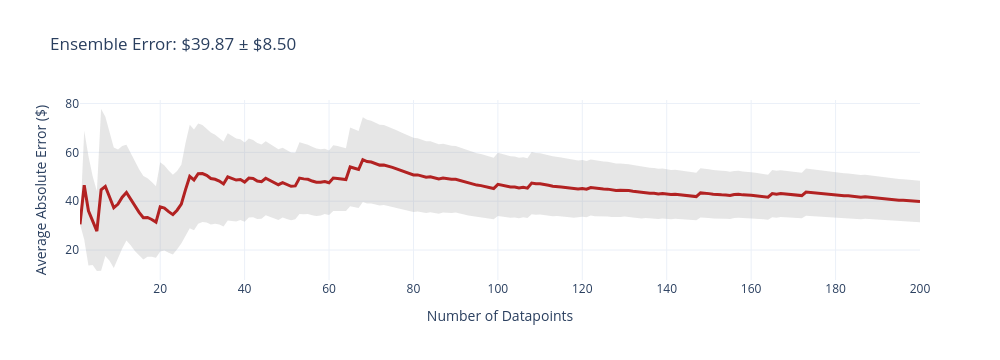
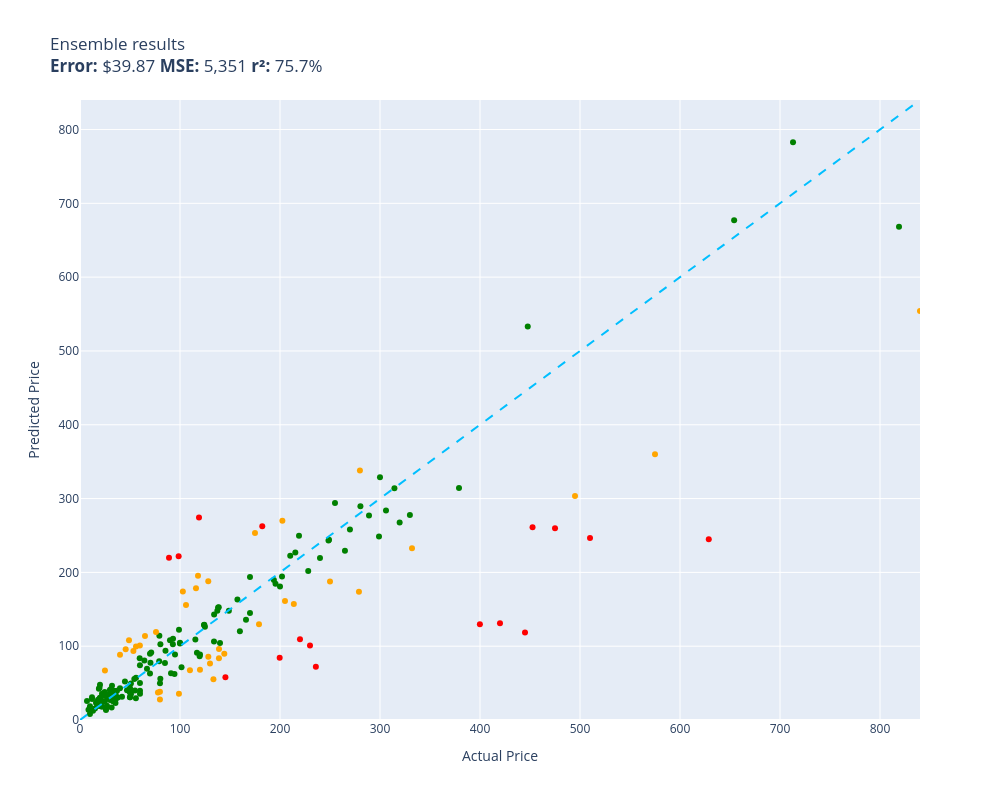

These figures' notebook cell, in order:
### Code cell
evaluate(ensemble, test)

### Figure 1 — Plotly figure (JSON) as saved in the notebook; plotly's stock layout.template omitted (floating-point values rounded to 4 significant figures; data arrays with more than 128 entries replaced by an {"elided": "..."} marker saying what was removed)
{"data": [{"fill": "toself", "fillcolor": "rgba(128,128,128,0.2)", "hoverinfo": "skip", "line": {"color": "rgba(255,255,255,0)"}, "name": "95% CI", "showlegend": false, "type": "scatter", "x": {"elided": "400 int values"}, "y": {"elided": "400 float values"}}, {"customdata": {"elided": "200x1 float values"}, "hovertemplate": "n=%{x}<br>Avg Error=$%{y:,.2f}<br>±95% CI=$%{customdata[0]:,.2f}<extra></extra>", "line": {"color": "firebrick", "width": 3}, "mode": "lines", "name": "Cumulative Avg Error", "type": "scatter", "x": {"elided": "200 int values"}, "y": {"elided": "200 float values"}}], "layout": {"height": 360, "showlegend": false, "title": {"text": "Ensemble Error: $39.87 ± $8.50"}, "width": 1000, "xaxis": {"title": {"text": "Number of Datapoints"}}, "yaxis": {"title": {"text": "Average Absolute Error ($)"}}}}

### Figure 2 — Plotly figure (JSON) as saved in the notebook; plotly's stock layout.template omitted (floating-point values rounded to 4 significant figures; data arrays with more than 128 entries replaced by an {"elided": "..."} marker saying what was removed)
{"data": [{"customdata": {"elided": "146x1 str values"}, "hovertemplate": "%{customdata[0]}<extra></extra>", "legendgroup": "green", "marker": {"color": "green", "size": 6, "symbol": "circle"}, "mode": "markers", "name": "green", "orientation": "v", "showlegend": true, "type": "scatter", "x": {"elided": "146 float values"}, "xaxis": "x", "y": {"elided": "146 float values"}, "yaxis": "y"}, {"customdata": [["telpo Headlight Assembly Fit For 15 Camr...\nGuess=$178.60 Actual=$115.99"], ["SuppliesOutlet Compatible Toner Cartridg...\nGuess=$89.67 Actual=$144.29"], ["SKB iSeries 3i-13096-6KP Case for BlackM...\nGuess=$253.38 Actual=$174.99"], ["Bam Trekking 3027SB Single Black Clarine...\nGuess=$232.83 Actual=$332.00"], ["Mini PC, Kinupute Desktop Computer E3-12...\nGuess=$303.61 Actual=$495.00"], ["Clementoni 39132.5 Jigsaw Puzzle 1,000 P...\nGuess=$27.66 Actual=$79.95"], ["Travelpro Platinum Elite Slim Business L...\nGuess=$157.17 Actual=$213.83"], ["15\" Locking Shower Head Extension Arm in...\nGuess=$38.34 Actual=$79.95"], ["3D Tree Hole Branches 075 Stair Risers D...\nGuess=$76.49 Actual=$129.99"], ["Projector, CRAZVIEW Projector with WiFi ...\nGuess=$93.45 Actual=$53.40"], ["MC: Pindicator (Dual Intensity Amber)\nGuess=$88.25 Actual=$40.00"], ["Evan-Fischer Front Bumper Cover Compatib...\nGuess=$269.89 Actual=$202.38"], ["Webcem Solar Shed Light Outdoor Indoor, ...\nGuess=$37.23 Actual=$77.96"], ["Western Digital Enterprise RE4-GP 2TB SA...\nGuess=$67.54 Actual=$109.95"], ["BESTILL Wall Mounted Shower Faucet Set, ...\nGuess=$119.36 Actual=$76.00"], ["Trail Gear Twin Stick Kit for Top Shift ...\nGuess=$338.11 Actual=$279.92"], ["Pidoko Kids Train Table, Grey with 90 Pc...\nGuess=$68.03 Actual=$119.97"], ["Marvel Legends Series X-Men 6-Inch Archa...\nGuess=$35.53 Actual=$98.95"], ["KOHLER K-1185540-CP Assembly-Slider\nGuess=$95.82 Actual=$45.67"], ["Walker Exhaust Ultra EPA 16478 Direct Fi...\nGuess=$360.04 Actual=$574.99"], ["Urth 62mm UV, Circular Polarizing (CPL),...\nGuess=$96.23 Actual=$139.00"], ["LSI Broadcom SAS 9300-8i 8-port 12Gb/s S...\nGuess=$195.37 Actual=$118.00"], ["DuraGo 29515020 Front Hub Assembly\nGuess=$85.58 Actual=$128.34"], ["Linkloos Solar Street Lights Outdoor Wat...\nGuess=$99.41 Actual=$55.99"], ["GENUINE VOLVO THERMOSTAT (3.0, 3.2) S60 ...\nGuess=$174.21 Actual=$102.85"], ["Hp Pavilion P7-1257c Motherboard Aahd3-h...\nGuess=$101.08 Actual=$59.86"], ["18 Inch White Undermount Kitchen Sink - ...\nGuess=$129.63 Actual=$179.00"], ["New Replacement seat cover fits Yamaha M...\nGuess=$83.56 Actual=$138.95"], ["UPR Mach 1 Chin Spoiler Fits 94-98 Musta...\nGuess=$113.85 Actual=$64.99"], ["SP Air Corporation SP-8102BU 1/4-Inch He...\nGuess=$161.20 Actual=$204.99"], ["ROHL WSGUM3018WH Wire Sink Grids, White\nGuess=$188.10 Actual=$128.28"], ["Music Hall pa15.3 MM/MC Phono Preamplifi...\nGuess=$187.49 Actual=$250.00"], ["KUNFINE Android Radio CarPlay & Android ...\nGuess=$155.85 Actual=$106.00"], ["VIPMOTOZ Sequential Turn Signal Premium ...\nGuess=$173.67 Actual=$278.94"], ["A-Premium Front Suspension Steering Knuc...\nGuess=$108.02 Actual=$48.99"], ["Dell XPS 13 9343-2727SLV 13.3\" Full HD S...\nGuess=$553.97 Actual=$839.99"], ["Disney Princess Sparkling Princess Sleep...\nGuess=$67.06 Actual=$24.95"], ["Targus CityGear Durable Backpack, Black,...\nGuess=$55.08 Actual=$133.43"]], "hovertemplate": "%{customdata[0]}<extra></extra>", "legendgroup": "orange", "marker": {"color": "orange", "size": 6, "symbol": "circle"}, "mode": "markers", "name": "orange", "orientation": "v", "showlegend": true, "type": "scatter", "x": [116.0, 144.3, 175.0, 332.0, 495.0, 79.95, 213.8, 79.95, 130.0, 53.4, 40.0, 202.4, 77.96, 110.0, 76.0, 279.9, 120.0, 98.95, 45.67, 575.0, 139.0, 118.0, 128.3, 55.99, 102.8, 59.86, 179.0, 138.9, 64.99, 205.0, 128.3, 250.0, 106.0, 278.9, 48.99, 840.0, 24.95, 133.4], "xaxis": "x", "y": [178.6, 89.67, 253.4, 232.8, 303.6, 27.66, 157.2, 38.34, 76.49, 93.45, 88.25, 269.9, 37.23, 67.54, 119.4, 338.1, 68.03, 35.53, 95.82, 360.0, 96.23, 195.4, 85.58, 99.41, 174.2, 101.1, 129.6, 83.56, 113.9, 161.2, 188.1, 187.5, 155.9, 173.7, 108.0, 554.0, 67.06, 55.08], "yaxis": "y"}, {"customdata": [["RBC12-UPC Replacement Battery Cartridge ...\nGuess=$100.99 Actual=$229.99"], ["PEMP E65 E66 CDC Simulate Optical Fiber ...\nGuess=$274.48 Actual=$119.00"], ["DEWALT 20V MAX* XR Impact Driver with Bl...\nGuess=$261.04 Actual=$452.53"], ["Aolemi Oil Rubbed Bronze Single Function...\nGuess=$221.79 Actual=$98.65"], ["JRready ST6313 DT Deutsch Connector Kit,...\nGuess=$84.43 Actual=$199.68"], ["Dakota Alert MURS Alert Probe Sensor - M...\nGuess=$109.23 Actual=$219.99"], ["Wenger City Upgrade Laptop Backpack with...\nGuess=$57.91 Actual=$145.42"], ["KOHLER 18865-CP Filtered Water Faucet, P...\nGuess=$259.63 Actual=$475.00"], ["Sumerain S1339CM Double Handle Widesprea...\nGuess=$71.99 Actual=$235.86"], ["Poison Spyder 10-08-020 Rocker Knocker\nGuess=$244.90 Actual=$628.76"], ["Lighted Triangle Mirror Cabinet Bathroom...\nGuess=$118.50 Actual=$445.00"], ["ANZO USA 111207 GMC SIERRA 99-06 / YUKON...\nGuess=$262.46 Actual=$182.28"], ["Canon Sure Shot 90u 35mm Date Camera\nGuess=$129.86 Actual=$399.89"], ["CradlePoint Compact Broadband Router (CB...\nGuess=$219.67 Actual=$89.00"], ["Competition Clutch Disc and Pressure Pla...\nGuess=$246.53 Actual=$510.00"], ["Pacific Drums PDCM1618TTRB 16 x 18 Inche...\nGuess=$131.00 Actual=$419.99"]], "hovertemplate": "%{customdata[0]}<extra></extra>", "legendgroup": "red", "marker": {"color": "red", "size": 6, "symbol": "circle"}, "mode": "markers", "name": "red", "orientation": "v", "showlegend": true, "type": "scatter", "x": [230.0, 119.0, 452.5, 98.65, 199.7, 220.0, 145.4, 475.0, 235.9, 628.8, 445.0, 182.3, 399.9, 89.0, 510.0, 420.0], "xaxis": "x", "y": [101.0, 274.5, 261.0, 221.8, 84.43, 109.2, 57.91, 259.6, 71.99, 244.9, 118.5, 262.5, 129.9, 219.7, 246.5, 131.0], "yaxis": "y"}, {"hoverinfo": "skip", "line": {"color": "deepskyblue", "dash": "dash", "width": 2}, "mode": "lines", "name": "y = x", "showlegend": false, "type": "scatter", "x": [0, 840.0], "y": [0, 840.0]}], "layout": {"height": 800, "legend": {"title": {"text": "color"}, "tracegroupgap": 0}, "showlegend": false, "title": {"text": "Ensemble results<br><b>Error:</b> $39.87 <b>MSE:</b> 5,351 <b>r²:</b> 75.7%"}, "width": 1000, "xaxis": {"anchor": "y", "domain": [0, 1], "range": [0, 840.0], "title": {"text": "Actual Price"}}, "yaxis": {"anchor": "x", "domain": [0, 1], "range": [0, 840.0], "title": {"text": "Predicted Price"}}}}
